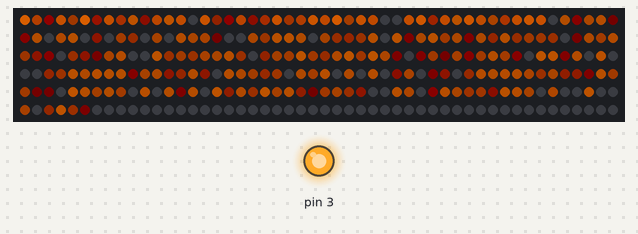
Simulated run of this sketch. Board: Arduino Uno, built with avr-gcc and run on an emulated ATmega328P. Shown: 300 RGB LEDs in strip order, left to right, continuing on the next row, output pins drawn as LEDs (lit = HIGH). Dim RGB values are drawn brighter than linear; random numbers use the default seed unless the sketch sets one.

Above: at 0.26 s.
At 5.31 s:
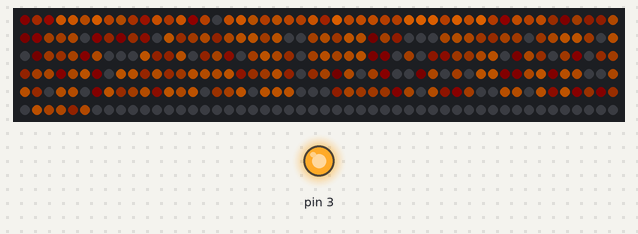
At 10.08 s:
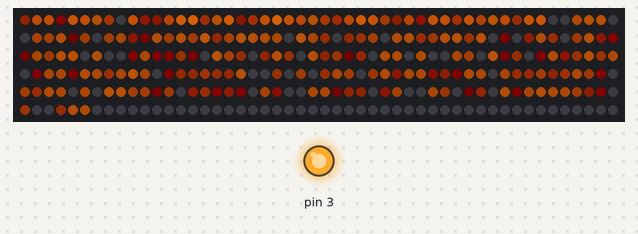
At 20.56 s:
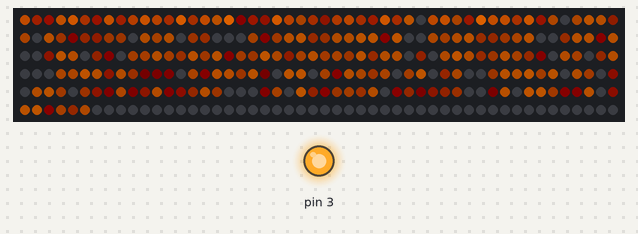
At 29.9 s:
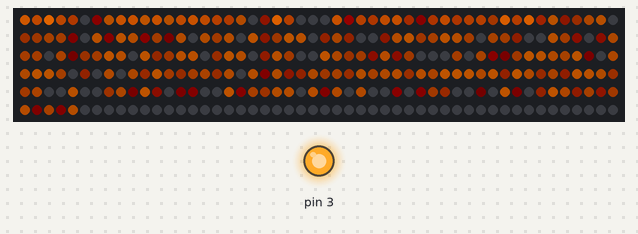
At 39.38 s:
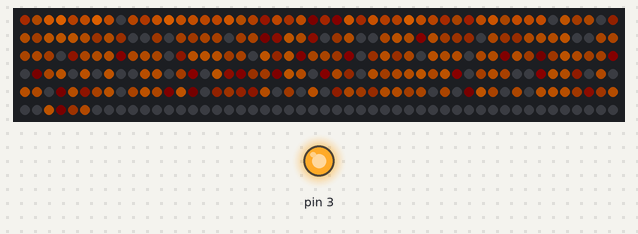

The sketch:

fire-effect.ino
```cpp
#include <Adafruit_NeoPixel.h>
#ifdef __AVR__
#include <avr/power.h>
#endif

// LED
int led_count = 5*60;
int led_1_pin = 2;

Adafruit_NeoPixel pixels = Adafruit_NeoPixel(led_count, led_1_pin, NEO_GRB + NEO_KHZ800);

int brightness = 128;

uint32_t fire_color   = pixels.Color ( 80,  35,  00);
//uint32_t fire_color   = pixels.Color ( 20,  40,  190);
uint32_t off_color    = pixels.Color (  0,  0,  0);


void setup() {
  pixels.begin();
  //pixels.setBrightness(brightness);
  pixels.show();

  pinMode(3, OUTPUT);
  digitalWrite(3, HIGH);

}


void loop() {
  /*
  //  Regular (orange) flame:
  int r = 226, g = 121, b = 35;

  //  Purple flame:
  //  int r = 158, g = 8, b = 148;

  //  Green flame:
  //int r = 74, g = 150, b = 12;


  for(int i=0; i<pixels.numPixels(); i++) {
    int flicker = random(0,150);
    int r1 = r-flicker;
    int g1 = g-flicker;
    int b1 = b-flicker;
    if(g1<0) g1=0;
    if(r1<0) r1=0;
    if(b1<0) b1=0;
    pixels.setPixelColor(i,r1,g1, b1);
  }
  pixels.show();

  //  Adjust the delay here, if you'd like.  Right now, it randomizes the
  //  color switch delay to give a sense of realism
  delay(random(10,113));
  */
  Draw();
  delay(random(50,150));
}


void Draw()
{
//  Clear();
  for(int i=0;i<pixels.numPixels();i++)
    {
      pixels.setPixelColor(i,off_color);
    }

  for(int i=0;i<pixels.numPixels();i++)
    {
    AddColor(i, fire_color);
    int r = random(100);
    int r2 = random(100);
    int r3 = random(100);
    uint32_t diff_color = pixels.Color ( r, r/2, r/2);
    SubstractColor(i, diff_color);
    }

  pixels.show();
}

void AddColor(uint8_t position, uint32_t color)
{
uint32_t blended_color = Blend(pixels.getPixelColor(position), color);
pixels.setPixelColor(position, blended_color);
}

void SubstractColor(uint8_t position, uint32_t color)
{
uint32_t blended_color = Substract(pixels.getPixelColor(position), color);
pixels.setPixelColor(position, blended_color);
}

uint32_t Blend(uint32_t color1, uint32_t color2)
{
uint8_t r1,g1,b1;
uint8_t r2,g2,b2;
uint8_t r3,g3,b3;

r1 = (uint8_t)(color1 >> 16),
g1 = (uint8_t)(color1 >>  8),
b1 = (uint8_t)(color1 >>  0);

r2 = (uint8_t)(color2 >> 16),
g2 = (uint8_t)(color2 >>  8),
b2 = (uint8_t)(color2 >>  0);

return pixels.Color(constrain(r1+r2, 0, 255), constrain(g1+g2, 0, 255), constrain(b1+b2, 0, 255));
}

uint32_t Substract(uint32_t color1, uint32_t color2)
{
uint8_t r1,g1,b1;
uint8_t r2,g2,b2;
uint8_t r3,g3,b3;
int16_t r,g,b;

r1 = (uint8_t)(color1 >> 16),
g1 = (uint8_t)(color1 >>  8),
b1 = (uint8_t)(color1 >>  0);

r2 = (uint8_t)(color2 >> 16),
g2 = (uint8_t)(color2 >>  8),
b2 = (uint8_t)(color2 >>  0);

r=(int16_t)r1-(int16_t)r2;
g=(int16_t)g1-(int16_t)g2;
b=(int16_t)b1-(int16_t)b2;
if(r<0) r=0;
if(g<0) g=0;
if(b<0) b=0;

return pixels.Color(r, g, b);
}
```
